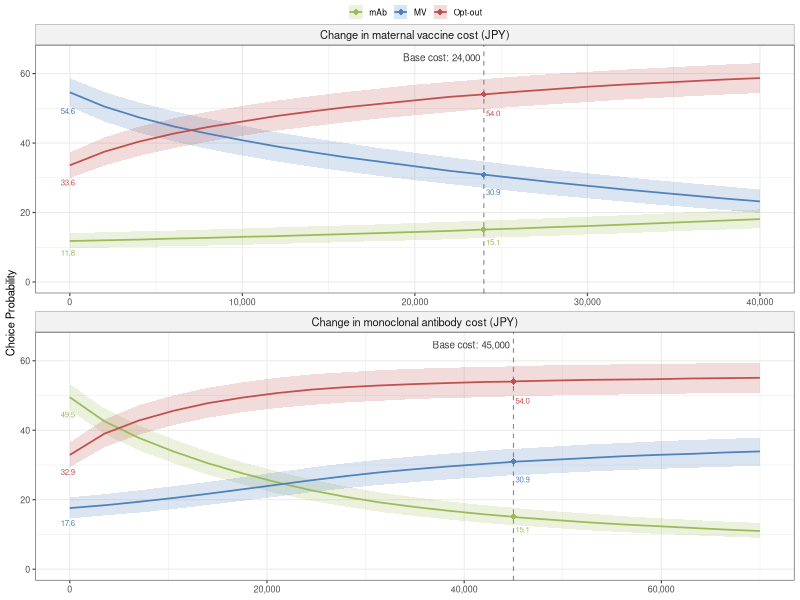

Reproduce this figure in R.
# ===========================================================================
# Title: 21_hcm_costCont_ranInt_ranCoeff_choiceProb_comPlot.r
# Date: 2026-09-10
# ===========================================================================

# ------------------------------------------------------------------------
# SECTION 1: Load library
# ------------------------------------------------------------------------

library(here)
library(dplyr)
library(ggplot2)

# ------------------------------------------------------------------------
# SECTION 2: Load and combine choice-probability results
# ------------------------------------------------------------------------

df_mvCost <- read.csv(here("data", "choiceProb_mvCost.csv"))
df_mabCost <- read.csv(here("data", "choiceProb_mabCost.csv"))

df_plot <- bind_rows(
    df_mvCost %>% mutate(
        CostType = "Change in maternal vaccine cost (JPY)",
        base_cost = 24000
    ),
    df_mabCost %>% mutate(
        CostType = "Change in monoclonal antibody cost (JPY)",
        base_cost = 45000
    )
) %>%
    mutate(
        Cost = Cost * 100000,
        across(Mean:Upper_UI, ~ .x * 100),
        CostType = factor(
            CostType,
            levels = c(
                "Change in maternal vaccine cost (JPY)",
                "Change in monoclonal antibody cost (JPY)"
            )
        )
    )

# Normalize mean probabilities to sum to 100% within each cost curve
norm_meanProb <- function(df) {
    df %>%
        group_by(CostType, Cost) %>%
        mutate(
            Mean = {
                raw_mean <- Mean / sum(Mean) * 100
                rounded_mean <- round(raw_mean, 1)
                correction <- round(100 - sum(rounded_mean), 1)
                rounded_mean[which.max(raw_mean)] <-
                    rounded_mean[which.max(raw_mean)] + correction
                rounded_mean
            }
        ) %>%
        ungroup() %>%
        mutate(across(Lower_UI:Upper_UI, ~ round(.x, 1)))
}

df_plot <- norm_meanProb(df_plot)

base_cases <- df_plot %>%
    distinct(CostType, base_cost) %>%
    mutate(
        label = paste0("Base cost: ", format(base_cost, big.mark = ","))
    )

y_max <- ceiling(max(df_plot$Upper_UI, na.rm = TRUE) / 5) * 5

# ------------------------------------------------------------------------
# SECTION 3: Create combined figure
# ------------------------------------------------------------------------

color_manual <- c(
    "MV" = "#4F81BD",
    "mAb" = "#9BBB59",
    "Opt-out" = "#C0504D"
)

prob_c0 <- df_plot %>%
    filter(Cost == 0)

prob_base <- df_plot %>%
    inner_join(
        base_cases[, c("CostType", "base_cost")],
        by = c("CostType", "Cost" = "base_cost")
    )

choiceProb_combined <- ggplot(
    df_plot,
    aes(x = Cost, y = Mean, color = Alt, group = Alt)
) +
    geom_vline(
        data = base_cases,
        aes(xintercept = base_cost),
        linetype = "dashed",
        color = "#404040",
        linewidth = 0.4,
        alpha = 0.6
    ) +
    geom_ribbon(
        aes(ymin = Lower_UI, ymax = Upper_UI, fill = Alt),
        alpha = 0.2,
        color = NA
    ) +
    geom_line(linewidth = 0.6) +
    geom_point(
        data = df_plot %>%
            semi_join(base_cases, by = c("CostType", "Cost" = "base_cost")),
        aes(),
        size = 2,
        shape = 18
    ) +
    geom_text(
        data = prob_c0,
        aes(
            x = Cost,
            y = Lower_UI,
            label = sprintf("%.1f", Mean)
        ),
        vjust = 1.25,
        hjust = 0.65,
        size = 2,
        show.legend = FALSE
    ) +
    geom_text(
        data = prob_base,
        aes(
            x = Cost,
            y = Lower_UI,
            label = sprintf("%.1f", Mean)
        ),
        vjust = 1.25,
        hjust = -0.15,
        size = 2,
        show.legend = FALSE
    ) +
    geom_text(
        data = base_cases,
        aes(
            x = base_cost,
            y = y_max * 0.995,
            label = label
        ),
        hjust = 1.05,
        vjust = 0.5,
        size = 2.5,
        color = "#404040",
        inherit.aes = FALSE
    ) +
    facet_wrap(
        ~ CostType,
        ncol = 1,
        scales = "free_x",
        strip.position = "top"
    ) +
    labs(
        x = NULL,
        y = "Choice Probability"
    ) +
    scale_color_manual(values = color_manual) +
    scale_fill_manual(values = color_manual) +
    scale_x_continuous(labels = scales::comma) +
    coord_cartesian(ylim = c(0, y_max)) +
    theme_bw(base_size = 8) +
    theme(
        legend.position = "top",
        legend.margin = margin(t = -1, b = -5),
        legend.key.size = grid::unit(0.4, "cm"),
        legend.title = element_blank(),
        legend.text = element_text(size = 6),
        strip.background = element_rect(fill = "grey95", color = "grey60"),
        strip.text = element_text(size = 8),
        panel.spacing.y = grid::unit(0.2, "lines")
    )

# ------------------------------------------------------------------------
# SECTION 4: Save figure
# ------------------------------------------------------------------------

ggsave(
    here("figs", "choiceProb_combCost_linePlot.png"),
    plot = choiceProb_combined,
    width = 10,
    height = 12,
    units = "cm",
    dpi = 600
)
cat("\nPlot successfully saved!\n")
